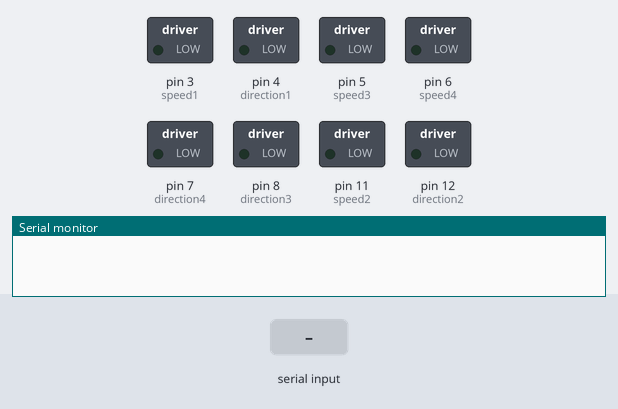
This sketch was run on a simulated Arduino Uno, built with avr-gcc and run on an emulated ATmega328P. Shown: switched loads named in the sketch (green lamp = pin HIGH), the last lines printed to the serial monitor. The inputs (shaded band) are chosen by the test bench.

Above: at 1.2 s.
1.3 s: "q" received over Serial
At 2.1 s:
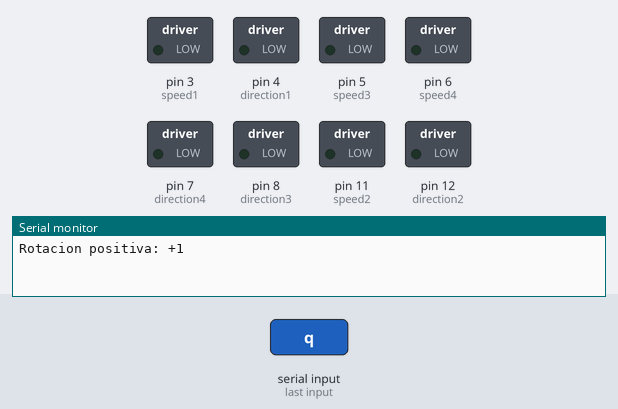
2.8 s: "w" received over Serial
At 3.2 s:
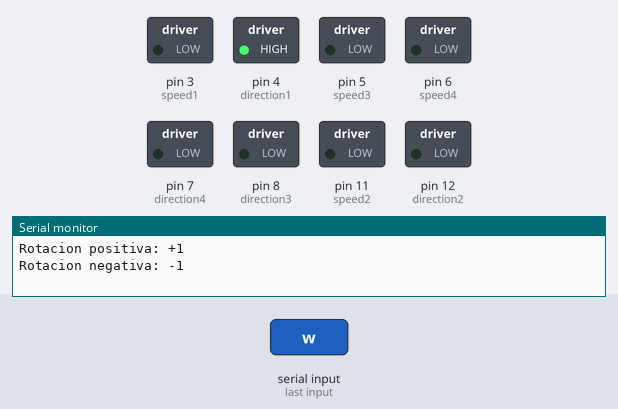
4.3 s: "z" received over Serial
At 5.5 s:
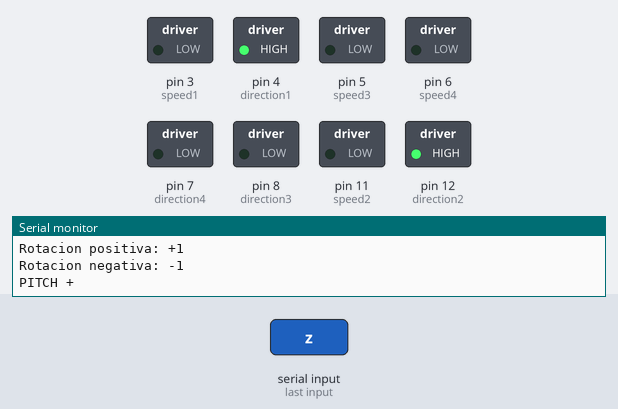
5.8 s: "o" received over Serial
At 7.0 s:
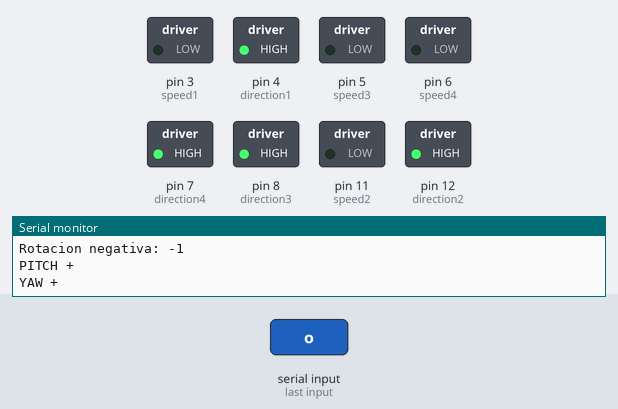
7.3 s: "g" received over Serial
At 8.5 s:
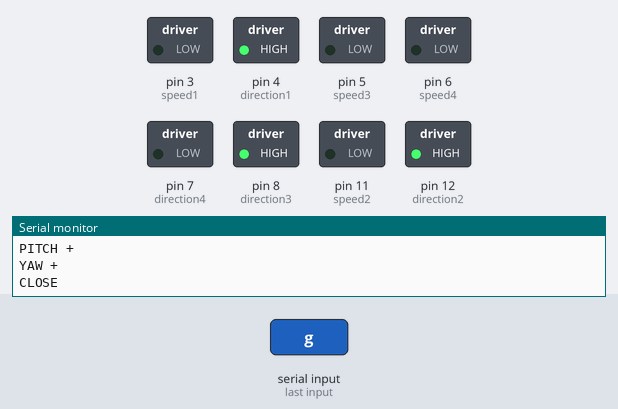
8.8 s: "h" received over Serial
At 10.2 s:
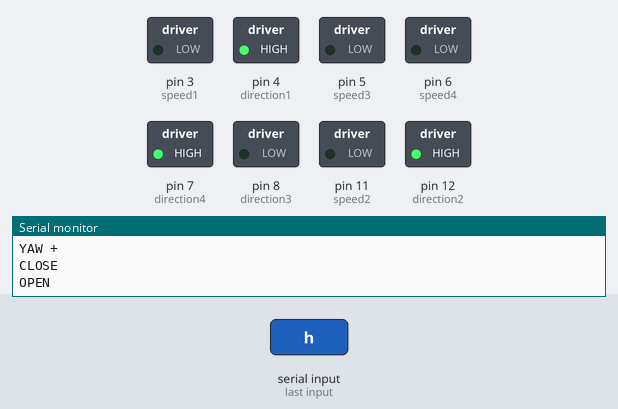
Timing chart, 0 to 11.3 s (numbered marks = the images above; inputs shaded):
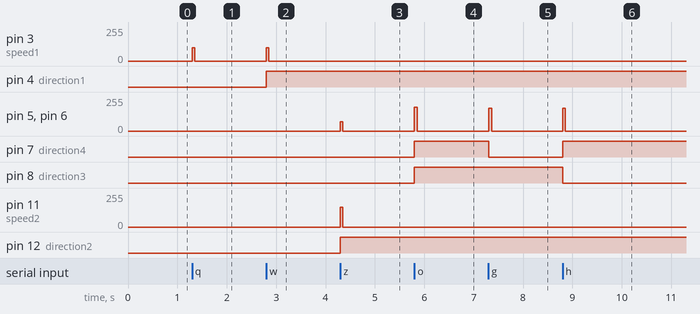

Measured:
- after the input at 1.3 s, pin 3 (speed1): 0/255 → 100/255 at once, → 0/255 0.05 s later
- after the input at 2.8 s, pin 3 (speed1): 0/255 → 100/255 at once, → 0/255 0.05 s later; pin 4 (direction1): LOW → HIGH at once
- after the input at 4.3 s, pin 5 (speed3), pin 6 (speed4): 0/255 → 70/255 at once, → 0/255 0.05 s later; pin 11 (speed2): 0/255 → 150/255 at once, → 0/255 0.05 s later; pin 12 (direction2): LOW → HIGH at once
- after the input at 5.8 s, pin 5 (speed3), pin 6 (speed4): 0/255 → 180/255 at once, → 0/255 0.06 s later; pin 7 (direction4), pin 8 (direction3): LOW → HIGH at once
- after the input at 7.3 s, pin 5 (speed3), pin 6 (speed4): 0/255 → 170/255 at once, → 0/255 0.07 s later; pin 7 (direction4): HIGH → LOW at once
- after the input at 8.8 s, pin 5 (speed3), pin 6 (speed4): 0/255 → 170/255 at once, → 0/255 0.05 s later; pin 7 (direction4): LOW → HIGH at once; pin 8 (direction3): HIGH → LOW at once

The sketch:

Motores1234.ino
```cpp
//Para el MOTOR 1
int direction1 = 4;
int speed1 = 3;

//Para el MOTOR 2
int direction2 = 12;
int speed2 = 11;

//Para el MOTOR 3
int direction3 = 8;
int speed3 = 5;

//Para el MOTOR 4
int direction4 = 7;
int speed4 = 6;


void setup() {
Serial.begin(9600);
//define pins
pinMode(direction1, OUTPUT);
pinMode(speed1, OUTPUT);

pinMode(direction2, OUTPUT);
pinMode(speed2, OUTPUT);

pinMode(direction3, OUTPUT);
pinMode(speed3, OUTPUT);

pinMode(direction4, OUTPUT);
pinMode(speed4, OUTPUT);

}

void loop() {

//Se registra el valor de la tecla leido.
char valor = Serial.read();

// ----------------------------------------------ROLL-----------------------------------------
// -------------------------------------------------------------------------------------------

// Si se ha pulsado la letra 'q' Giro EJE Z positivo.
if(valor == 'q'){
  digitalWrite(direction1, LOW);

  analogWrite(speed1, 100);
  Serial.println("Rotacion positiva: +1");
  delay(50);
}

// Si se ha pulsado la letra 'w'  Giro EJE Z negativo.
else if(valor == 'w'){
  digitalWrite(direction1, HIGH);

  analogWrite(speed1, 100);
  Serial.println("Rotacion negativa: -1");
  delay(50);
}


// ----------------------------------------------PITCH-----------------------------------------
// --------------------------------------------------------------------------------------------

// Si se ha pulsado la letra 'z' PITCH +.
else if(valor == 'z'){

  digitalWrite(direction2, HIGH);
  analogWrite(speed2, 150);

  digitalWrite(direction3, LOW);
  analogWrite(speed3, 70);

  digitalWrite(direction4, LOW);
  analogWrite(speed4, 70);

  Serial.println("PITCH +");
  delay(50);
}
// Si se ha pulsado la letra 'x' PITCH -
else if(valor == 'x'){

  digitalWrite(direction2, LOW);
  analogWrite(speed2, 150);

  digitalWrite(direction3, HIGH);
  analogWrite(speed3, 70);

  digitalWrite(direction4, HIGH);
  analogWrite(speed4, 70);

  Serial.println("PITCH -");
  delay(50);
}


// ----------------------------------------------YAW------------------------------------------
// -------------------------------------------------------------------------------------------

// Si se ha pulsado la letra 'o'  YAW .
else if(valor == 'o'){
  digitalWrite(direction3, HIGH);
  analogWrite(speed3, 180);
    digitalWrite(direction4, HIGH);
  analogWrite(speed4, 180);
  Serial.println("YAW +");

  delay(60);
}
// Si se ha pulsado la letra 'p' YAW.
else if(valor == 'p'){
  digitalWrite(direction3, LOW);
  analogWrite(speed3, 180);
    digitalWrite(direction4, LOW);
  analogWrite(speed4, 180);
  Serial.println("YAW -");

  delay(60);
}


// ----------------------------------------------SCISSORS-----------------------------------------
// -----------------------------------------------------------------------------------------------

// Si se ha pulsado la letra 'g' CIERRA PINZA.
else if(valor == 'g'){
  digitalWrite(direction3, HIGH);
  analogWrite(speed3, 170);
    digitalWrite(direction4, LOW);
  analogWrite(speed4, 170);
  Serial.println("CLOSE");

  delay(70);
}
// Si se ha pulsado la letra 'h' ABRE PINZA.
else if(valor == 'h'){
  digitalWrite(direction3, LOW);
  analogWrite(speed3, 170);
    digitalWrite(direction4, HIGH);
  analogWrite(speed4, 170);
  Serial.println("OPEN");

  delay(50);
}


valor = 'l';

analogWrite(speed1, 0);

analogWrite(speed2, 0);

analogWrite(speed3, 0);

analogWrite(speed4, 0);


}
```
